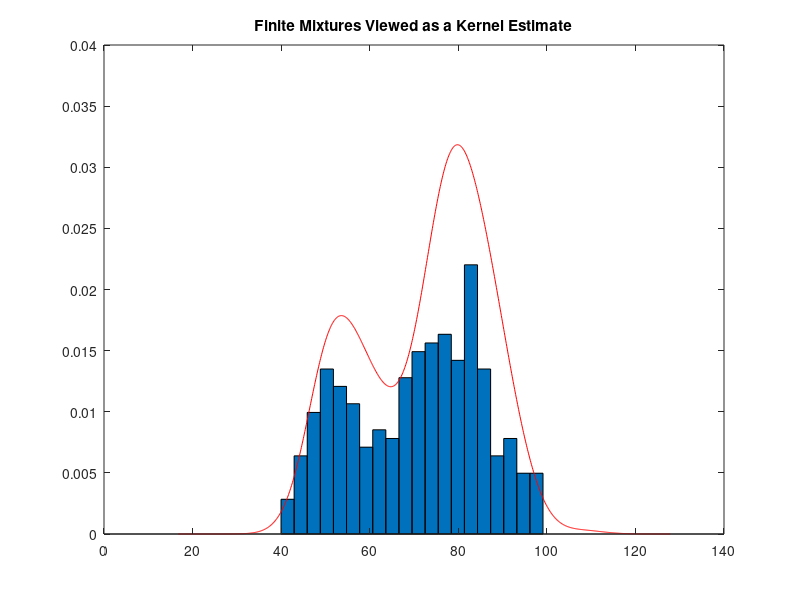

This chart was generated by the following MATLAB code:
% Load in data
load geyser
data = geyser;

% Parameters
n = length(data);
N = 1000;
sample_sigma = std(data);
min_x = mean(data) - 4 * sample_sigma;
max_x = mean(data) + 4 * sample_sigma;
h = 1.06*n^(-1/5)*sample_sigma;

% Density estimates at these x values.
x = linspace(min_x,max_x,N);
fhatnorm = zeros(1, N);
fnorm_all = zeros(1, n);

% Kernel function evaluated at x, centered at each data point
for i=1:n
    fnorm=exp(-(1/(2*h^2))*(x-data(i)).^2)/sqrt(2*pi)/h;
    fhatnorm = fhatnorm + fnorm/n;
end

% Step 3 + 4
mu = 0; sigma = 1;
r = unifrnd(mu,sigma,n,1);
u_frequencies=zeros(n,1);

for i=1:n
    left=(1/n)*(i-1);
    right=(1/n)*(i);
    u_frequencies(i)=length(find(r>=left & r<=right));
end

% Step 5
index=1;
sampled_data=zeros(n,1);
for i=1:n
    sampled_data(index:index+u_frequencies(i)-1) = normrnd(data(i),h,u_frequencies(i),1);
    index = index + u_frequencies(i);
end

% Plotting data
nbins = 20;
[frequencies,bin_locations]=hist(sampled_data,20);
bar(bin_locations,frequencies/(n*h),1)
title('Finite Mixtures Viewed as a Kernel Estimate')
hold on
plot(x,fhatnorm, 'red')
hold off
